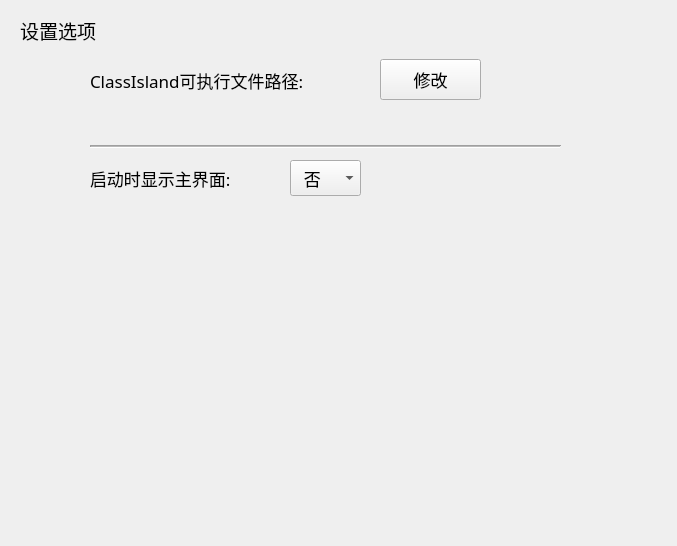
<?xml version="1.0" encoding="UTF-8"?>
<ui version="4.0">
 <class>MainWindow</class>
 <widget class="QMainWindow" name="MainWindow">
  <property name="geometry">
   <rect>
    <x>0</x>
    <y>0</y>
    <width>677</width>
    <height>546</height>
   </rect>
  </property>
  <property name="font">
   <font>
    <family>HarmonyOS Sans SC</family>
    <pointsize>13</pointsize>
   </font>
  </property>
  <property name="windowTitle">
   <string>CIConfig - 设置</string>
  </property>
  <property name="windowIcon">
   <iconset>
    <normaloff>used_icons/设置.png</normaloff>used_icons/设置.png</iconset>
  </property>
  <widget class="QWidget" name="centralwidget">
   <widget class="QLabel" name="l_icon_pathToCI">
    <property name="geometry">
     <rect>
      <x>40</x>
      <y>60</y>
      <width>41</width>
      <height>41</height>
     </rect>
    </property>
    <property name="text">
     <string/>
    </property>
    <property name="pixmap">
     <pixmap>used_icons/文件路径.png</pixmap>
    </property>
    <property name="scaledContents">
     <bool>true</bool>
    </property>
   </widget>
   <widget class="QLabel" name="l_title">
    <property name="geometry">
     <rect>
      <x>20</x>
      <y>10</y>
      <width>101</width>
      <height>41</height>
     </rect>
    </property>
    <property name="font">
     <font>
      <family>HarmonyOS Sans SC</family>
      <pointsize>14</pointsize>
     </font>
    </property>
    <property name="text">
     <string>设置选项</string>
    </property>
   </widget>
   <widget class="QLabel" name="l_pathToCI_info">
    <property name="geometry">
     <rect>
      <x>90</x>
      <y>60</y>
      <width>281</width>
      <height>41</height>
     </rect>
    </property>
    <property name="font">
     <font>
      <family>HarmonyOS Sans SC</family>
      <pointsize>13</pointsize>
     </font>
    </property>
    <property name="text">
     <string>ClassIsland可执行文件路径:</string>
    </property>
   </widget>
   <widget class="QLabel" name="l_pathToCI">
    <property name="geometry">
     <rect>
      <x>90</x>
      <y>103</y>
      <width>551</width>
      <height>31</height>
     </rect>
    </property>
    <property name="text">
     <string/>
    </property>
   </widget>
   <widget class="QPushButton" name="b_pathToCI">
    <property name="geometry">
     <rect>
      <x>380</x>
      <y>59</y>
      <width>101</width>
      <height>41</height>
     </rect>
    </property>
    <property name="text">
     <string>修改</string>
    </property>
   </widget>
   <widget class="QLabel" name="l_MainWindow">
    <property name="geometry">
     <rect>
      <x>40</x>
      <y>158</y>
      <width>38</width>
      <height>38</height>
     </rect>
    </property>
    <property name="text">
     <string/>
    </property>
    <property name="pixmap">
     <pixmap>used_icons/主界面.png</pixmap>
    </property>
    <property name="scaledContents">
     <bool>true</bool>
    </property>
   </widget>
   <widget class="QLabel" name="l_pathToCI_info_2">
    <property name="geometry">
     <rect>
      <x>90</x>
      <y>158</y>
      <width>281</width>
      <height>41</height>
     </rect>
    </property>
    <property name="font">
     <font>
      <family>HarmonyOS Sans SC</family>
      <pointsize>13</pointsize>
     </font>
    </property>
    <property name="text">
     <string>启动时显示主界面:</string>
    </property>
   </widget>
   <widget class="QComboBox" name="comboBox">
    <property name="geometry">
     <rect>
      <x>290</x>
      <y>160</y>
      <width>71</width>
      <height>36</height>
     </rect>
    </property>
    <item>
     <property name="text">
      <string>  否</string>
     </property>
    </item>
    <item>
     <property name="text">
      <string>  是</string>
     </property>
    </item>
   </widget>
   <widget class="Line" name="line">
    <property name="geometry">
     <rect>
      <x>90</x>
      <y>136</y>
      <width>471</width>
      <height>20</height>
     </rect>
    </property>
    <property name="midLineWidth">
     <number>1</number>
    </property>
    <property name="orientation">
     <enum>Qt::Horizontal</enum>
    </property>
   </widget>
  </widget>
 </widget>
 <resources/>
 <connections/>
</ui>
